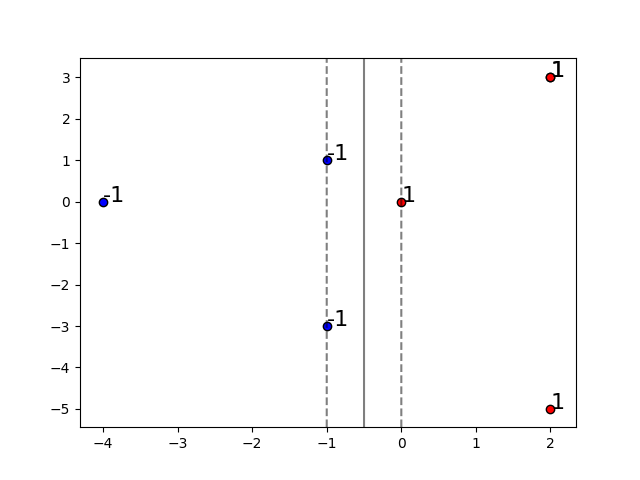

Write the Python code that produced this figure.
import matplotlib.pyplot as plt
import numpy as np

x = np.array([[1,0],[0,1],[0,-1],[-1,0],[0,2],[0,-2],[-2,0]])
y = np.array([-1,-1,-1,1,1,1,1])

def z(X):
	x1, x2 = X[0], X[1]
	t1 = x2**2 - 2*x1 - 2
	t2 = x1**2 - 2*x2 - 1
	return [t1,t2]

T = np.array([z(i) for i in x])
for i in T:
	print(i)

from sklearn import svm
clf = svm.SVC(kernel = 'linear', C = 1000)
clf.fit(T,y)

for i, j in enumerate(T):
    t1, t2 = j[0], j[1]
    if y[i] == 1:
        plt.scatter(t1, t2, c='r', edgecolors='k')
        plt.annotate('1', (t1,t2),  fontsize=16)
    elif y[i] == -1:
        plt.scatter(t1, t2, c='b', edgecolors='k')
        plt.annotate('-1', (t1,t2),  fontsize=16)


ax = plt.gca()
xlim = ax.get_xlim()
ylim = ax.get_ylim()

# create grid to evaluate model
xx = np.linspace(xlim[0], xlim[1], 30)
yy = np.linspace(ylim[0], ylim[1], 30)
YY, XX = np.meshgrid(yy, xx)
xy = np.vstack([XX.ravel(), YY.ravel()]).T
Z = clf.decision_function(xy).reshape(XX.shape)

# plot decision boundary and margins
ax.contour(XX, YY, Z, colors='k', levels=[-1, 0, 1], alpha=0.5,
           linestyles=['--', '-', '--'])

# plot support vectors
ax.scatter(clf.support_vectors_[:, 0], clf.support_vectors_[:, 1], s=100,
           linewidth=1, facecolors='none')

plt.savefig('1.png')
plt.show()
